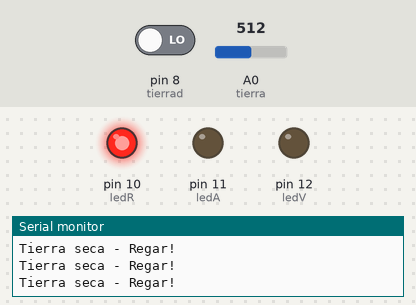
A sketch run on a simulated Arduino Uno, built with avr-gcc and run on an emulated ATmega328P. Shown: output pins drawn as LEDs (lit = HIGH), the last lines printed to the serial monitor. Inputs (shaded band) come from the test bench; at power-on: pin 8 (tierrad) LOW, A0 (tierra) = 512.

Above: at 1.3 s.
1.4 s: pin 8 (tierrad) driven HIGH
At 2.0 s:
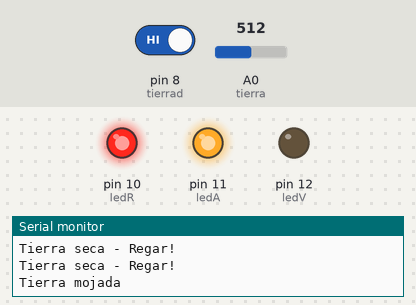
3.0 s: A0 (tierra) set to 613
4.5 s: A0 (tierra) set to 632
At 5.6 s:
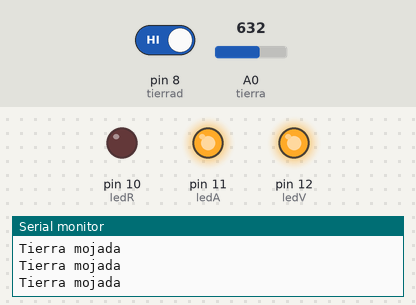
6.0 s: pin 8 (tierrad) driven LOW
At 6.7 s:
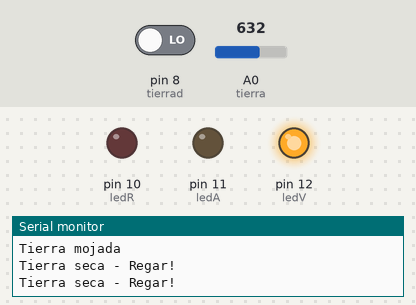
7.5 s: A0 (tierra) set to 511
At 7.9 s:
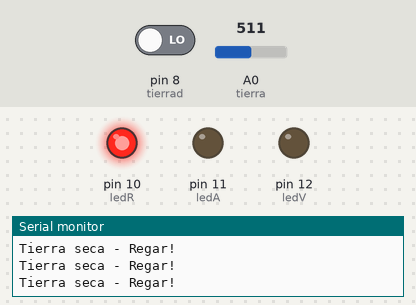
9.0 s: A0 (tierra) set to 716
At 10.3 s:
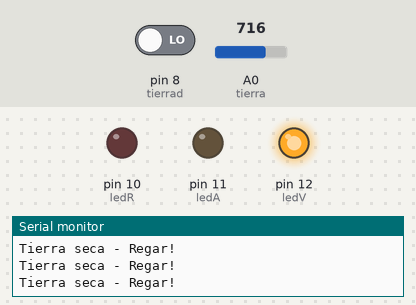
Timing chart, 0 to 11.5 s (numbered marks = the images above; inputs shaded):
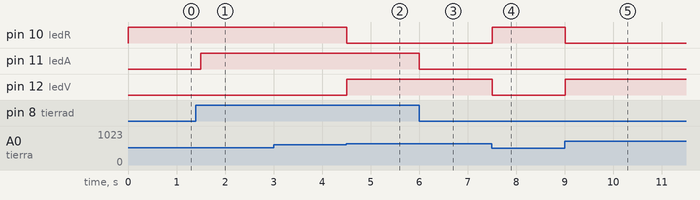

Measured:
- the behaviour switches between 624 and 625 on A0 (tierra) (found by bisection; images 1 and 2)
- after the input at 1.4 s, pin 11 (ledA): LOW → HIGH after 0.10 s
- after the input at 4.5 s, pin 10 (ledR): HIGH → LOW at once; pin 12 (ledV): LOW → HIGH at once
- after the input at 6.0 s, pin 11 (ledA): HIGH → LOW at once
- after the input at 7.5 s, pin 10 (ledR): LOW → HIGH at once; pin 12 (ledV): HIGH → LOW at once
- after the input at 9.0 s, pin 10 (ledR): HIGH → LOW at once; pin 12 (ledV): LOW → HIGH at once

The sketch:

C15_profe.ino
```cpp
int tierra=A0,lectura,
ledV=12,ledA=11,ledR=10,
tierrad=8,lecturad;
void setup() {
  Serial.begin(9600);
  pinMode(ledV,OUTPUT);
  pinMode(ledA,OUTPUT);
  pinMode(ledR,OUTPUT);
  pinMode(tierrad,INPUT);
}

void loop() {
  lectura=analogRead(tierra);
  lecturad=digitalRead(tierrad);
  int porcentaje=map(lectura,0,1023,0,100);
  if(porcentaje>60){
    digitalWrite(ledV,1);
    digitalWrite(ledR,0);
  }
  else{
    digitalWrite(ledV,0);
    digitalWrite(ledR,1);
  }
  if(lecturad){
    digitalWrite(ledA,1);
    Serial.println("Tierra mojada");
  }
  else{
    digitalWrite(ledA,0);
    Serial.println("Tierra seca - Regar!");
  }
  delay(500);
}
```
